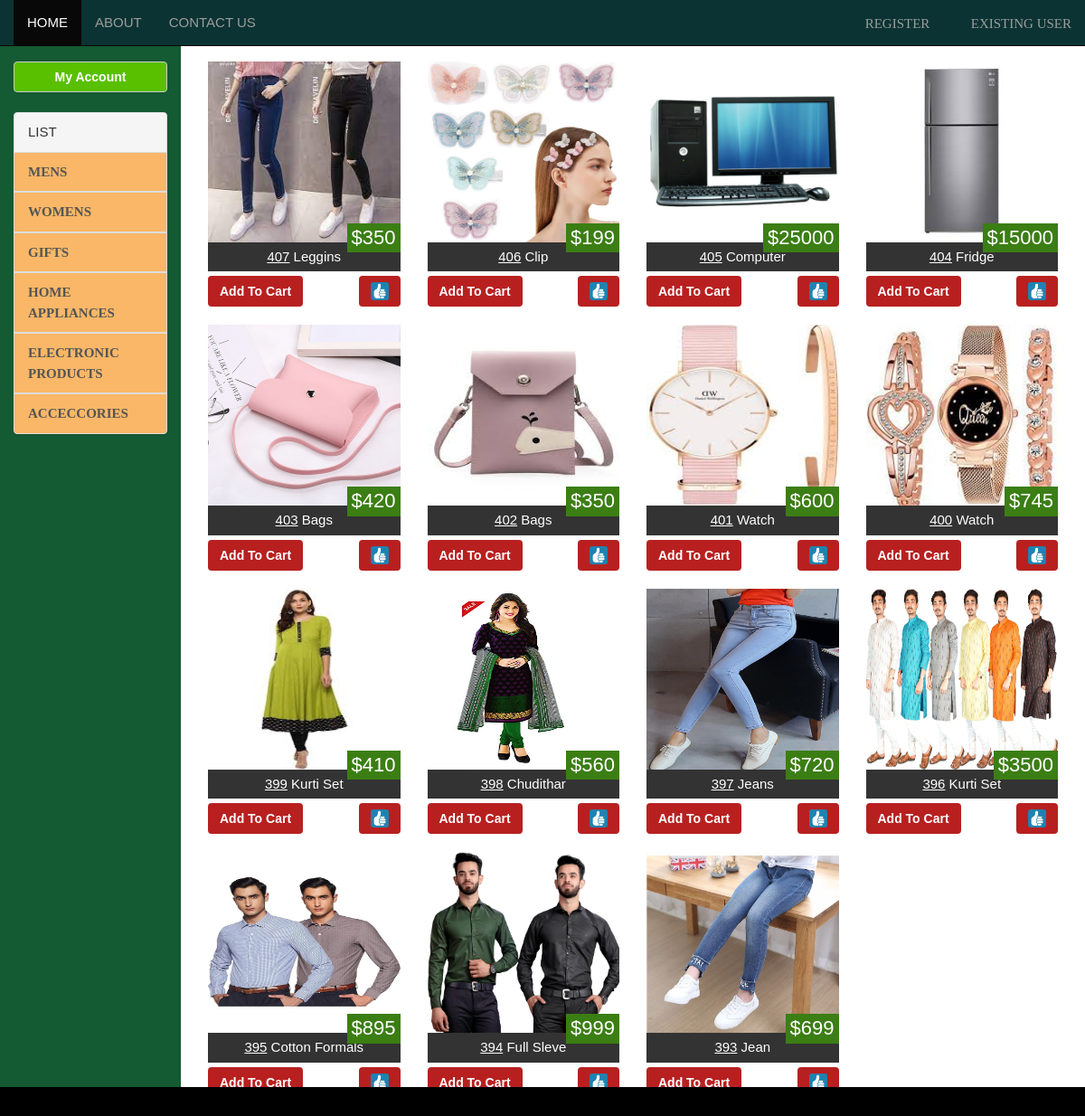
The app's page /indexx.php with its own data.
### tables this page shows
CREATE TABLE `product` (
  `id` int(30) NOT NULL,
  `type` int(10) NOT NULL,
  `location` varchar(120) NOT NULL,
  `price` int(30) NOT NULL,
  `name` varchar(50) NOT NULL
);

### indexx.php (the view)
<?php
		include 'includes/header.php';
		include 'includes/left-bar.php';
		include 'config/database.php';
?>
	<div class="col-md-10" style="background:#FFFFFF;min-height:670px;">
		<br/>
		<?php
			$res=mysqli_query($link,"select * from product order by id desc")or die(mysql_error());
			while($arr=mysqli_fetch_row($res))
			{
				echo "<div class='col-md-3 game'>";
					echo "<div class='game-price'>$$arr[3]</div>";
					echo "<a href='$arr[2]'><img src='$arr[2]'/></a>";
					echo "<div class='game-title'><u>$arr[0]</u> $arr[4]</div>";
					if(!isset($_SESSION['sadmin']))
					{
						echo "<form action='user/addToCart.php'>";
							echo "<div class='game-add' style='float:left;'><button name='subject' value='$arr[0]' class='btn btn2' type='submit'>Add To Cart</button></div>";
						echo "</form>";
						echo "<form action='user/addToWishlist.php'>";
							echo "<div class='game-add' style='float:right;'><button name='subject' value='$arr[0]' class='btn btn2' type='submit'><img src='images/icons/9.png' style='height:20px;width:20px;float:right;'></button></div>";
						echo "</form>";
					}
				echo "<br/></div>";
			}
		?>
	</div>
<?php include 'includes/footer.php'?>

### includes/header.php (shortened to what this page needs)
<!DOCTYPE html>
<html lang="en">
<head>
  <link rel="stylesheet" href="./css/bootstrap.min.css">
  <link rel="stylesheet" href="./css/style.css">
</head>
<body style="background-color: #145A32">
	<div class="container-fluid">
		<nav class="navbar navbar-inverse navbar-fixed-top navbar-custom" style="background-color: #">
		  <div class="container-fluid">
			<div class="collapse navbar-collapse" id="myNavbar">
			  <ul class="nav navbar-nav">
				<li class="active"><a href="index.php">HOME</a></li>
				<li><a href="about.php">ABOUT</a></li>
				<li><a href="contact.php">CONTACT US</a></li>
			  </ul>
			  <ul class="nav navbar-nav navbar-right">
						<?php
							if(isset($_SESSION['sid']) && $_SESSION['sid'] == 1 && isset($_SESSION['sadmin']) && $_SESSION['sadmin']==1)
							{
								echo "<li><a href='myaccount.php'><span class='glyphicon glyphicon-user'> ADMIN</span>";
							}
							else if(isset($_SESSION['sid']) && $_SESSION['sid'] == 1)
							{
								echo "<li><a href='myaccount.php'><span class='glyphicon glyphicon-user'> MY ACCOUNT</span>";
							}
							else
							{
								echo "<li><a href='register.php'><span class='glyphicon glyphicon-user'> REGISTER</span>";
							}
						?>
					</a></li>
						<?php
							if(isset($_SESSION['sid']) && $_SESSION['sid'] == 1)
							{
								echo "<li><a href='logout.php'><span class='glyphicon glyphicon-log-in'> LOGOUT</span>";
							}
							else
							{
								echo "<li><a href='login.php'><span class='glyphicon glyphicon-log-in'> EXISTING USER</span>";
							}
						?>
				</a></li>
			  </ul>
			</div>
		  </div>
		</nav>

### includes/left-bar.php
<div class="row">
	<div class="col-md-2 fix">
		<br/><br/><br/>
		<div>
			<?php
				if(isset($_SESSION['sid']) && $_SESSION['sid'] == 1)
				{
					if(isset($_SESSION['sadmin']))
					{
						echo "<button class='btn btn0 btn-default' type='button' id='menu1'>";
						echo $_SESSION['suname'];
						echo "&nbsp;&nbsp;&nbsp;<img src='images/icons/4.png' style='height:30px;width:30px;'>";
					}
					else
					{
						echo "<a href='cart.php'>";
						echo "<button class='btn btn0 btn-default' type='button' id='menu1'>";
						echo $_SESSION['suname'];
						echo "&nbsp;&nbsp;&nbsp;<img src='images/icons/cart.png' style='height:30px;width:30px;'>";
					}
					echo "</button></a>";
				}
				else
				{
					echo "<a href='login.php'>";
					echo "<button class='btn btn0 btn-default' type='button' id='menu1'>";
					echo "My Account";
					echo "</button></a>";
				}
				?>
		</div>
		<br/>
		<div class="panel panel-default panel-list">
			<div class="panel-heading panel-heading-dark>
				<h1 class="panel-title">LIST</h1>
			</div>
			<div class="list-group">
			  <a href="mens.php" class="list-group-item btn1">MENS</a>
			</div>
			<div class="list-group">
			  <a href="womens.php" class="list-group-item btn1">WOMENS</a>
			</div>
			<div class="list-group">
			  <a href="gits.php" class="list-group-item btn1">GIFTS</a>
			</div>
			<div class="list-group">
			  <a href="homeapp.php" class="list-group-item btn1">HOME APPLIANCES</a>
			</div>
			<div class="list-group">
			  <a href="electronic.php" class="list-group-item btn1">ELECTRONIC PRODUCTS</a>
			</div>
			<div class="list-group">
			  <a href="accessories.php" class="list-group-item btn1">ACCECCORIES</a>
			</div>
		</div>
	</div>
	<br/><br/>
	<div class="col-md-2">
	</div>

### includes/footer.php
		<div class="foot fix">
			<p class="centered">Welcome to Our Website !!!</p>
		</div>
	</div>
</body>
</html>

### css/style.css (style rules this page uses)
* { margin: 0; padding: 0; }
body { font-family: arial; font-size: 15px; color: white; line-height: 1.5em; background: #f4f4f4 }
.navbar-custom { color: #889005; background-color: #0C3333; }
.centered { text-align: center; }
.fix { position: relative; position: fixed; }
.foot { bottom: 0; font-size: 1.5; width :100%; color: black; font-weight: bold; background-color: black; }
.game { display:relative; }
.game-title { text-align: center; padding: 5px; background : #333; color: #fff; }
.game img { height:200px; width: 100%; }
.game-price { position: absolute; bottom : 80px; right: 15px; background : #3b7e14; color: #fff; padding: 5px; font-size: 22px; }
.game-add { margin: 5px auto 20px auto; text-align: center; }
.btn0 { background : #59c000; color : #ffffff; font-weight: bold; width: 100%; }
.btn1 { background : #F9B767; color : #060606; font-family:italic; font-weight: bold; }
.btn2 { background : #B82020; color : #ffffff; font-weight: bold; }

### records on screen
product: price "350", location (picture), id "407", name "Leggins"
product: price "199", location (picture), id "406", name "Clip"
product: price "25000", location (picture), id "405", name "Computer"
product: price "15000", location (picture), id "404", name "Fridge"
product: price "420", location (picture), id "403", name "Bags"
product: price "350", location (picture), id "402", name "Bags"
product: price "600", location (picture), id "401", name "Watch"
product: price "745", location (picture), id "400", name "Watch"
product: price "410", location (picture), id "399", name "Kurti Set"
product: price "560", location (picture), id "398", name "Chudithar"
product: price "720", location (picture), id "397", name "Jeans"
product: price "3500", location (picture), id "396", name "Kurti Set"
product: price "895", location (picture), id "395", name "Cotton Formals"
product: price "999", location (picture), id "394", name "Full Sleve"
product: price "699", location (picture), id "393", name "Jean"
